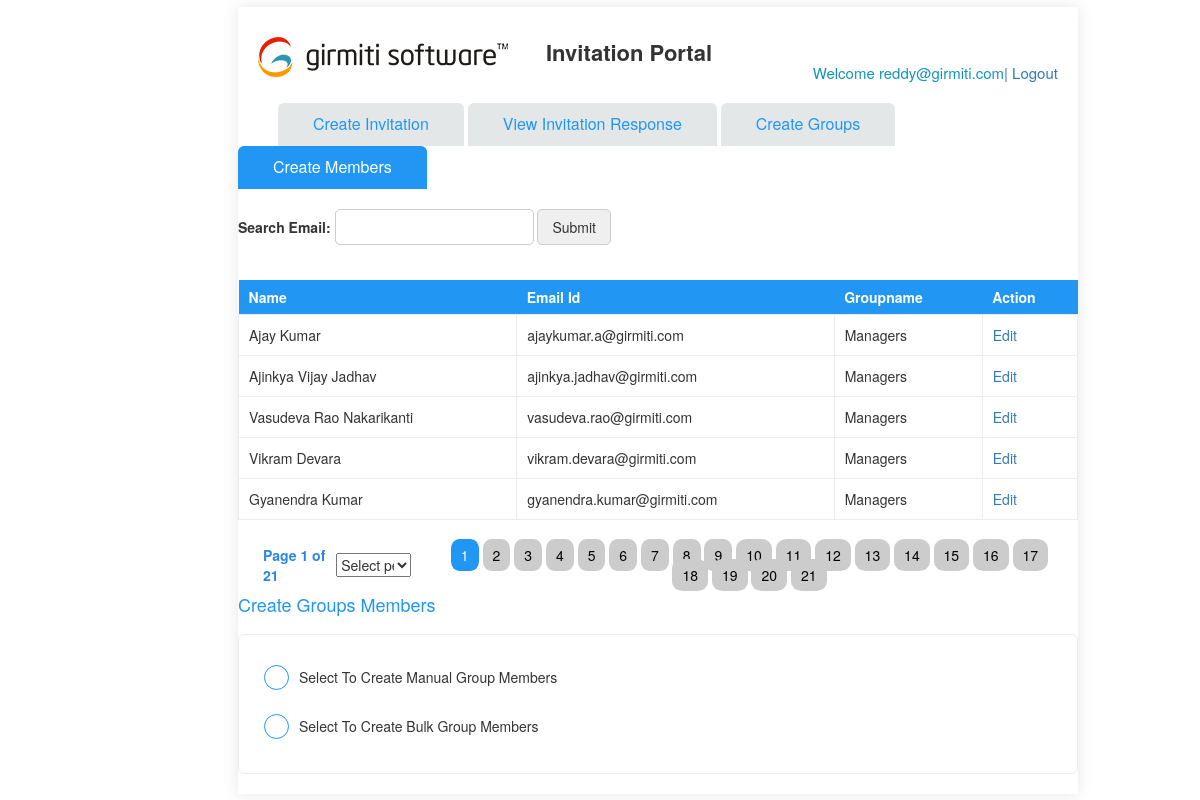
The app's page /dynamics_members.php (signed in) with its own data.
### tables this page shows
CREATE TABLE `members_table` (
  `Id` int(11) NOT NULL,
  `salutation` varchar(200) DEFAULT NULL,
  `name` varchar(200) DEFAULT NULL,
  `emailId` varchar(256) NOT NULL,
  `phone_num` varchar(25) DEFAULT 'NULL',
  `groupId` varchar(256) DEFAULT NULL,
  `father_name` varchar(100) DEFAULT NULL,
  `father_num` varchar(20) DEFAULT NULL,
  `alone` varchar(20) DEFAULT NULL,
  `spose` varchar(20) DEFAULT NULL,
  `Child` varchar(20) DEFAULT NULL,
  `others` varchar(20) DEFAULT NULL,
  `status` int(11) NOT NULL DEFAULT 0,
  `groupname` varchar(255) DEFAULT NULL
);

### dynamic_members2.php (called while the page is built, shortened)
<?php
$username1 = $_SESSION['user'];
?>

### dynamics_members.php (the view, shortened to what this page needs)
<?Php
include 'dynamic_members2.php';
include('Config.php');
if (! (isset($_GET['pageNumber']))) {
	$pageNumber = 1;
} else {
	$pageNumber = $_GET['pageNumber'];
}
$perPageCount = 5;
$sqlQuery_member = " SELECT * FROM members_table order by Id desc";
if ($result1= mysqli_query($db, $sqlQuery_member)) {
	$rowCount = mysqli_num_rows($result1);
}
$pagesCount = ceil($rowCount / $perPageCount);
$lowerLimit = ($pageNumber - 1) * $perPageCount;
$sqlQuery = " SELECT * FROM members_table ORDER BY id DESC limit " . ($lowerLimit) . " ,  " . ($perPageCount) . "   ";
$result_member = mysqli_query($db, $sqlQuery);
?>
<!DOCTYPE HTML>
<html>
<head>
    <link rel='stylesheet' href='https://maxcdn.bootstrapcdn.com/bootstrap/3.3.6/css/bootstrap.min.css' />
    <link rel='stylesheet'
        href='https://cdnjs.cloudflare.com/ajax/libs/bootstrap-datetimepicker/2.0.1/css/bootstrap-datetimepicker.min.css' />
    <link rel="stylesheet" href="css/jquery.tree-multiselect.min.css">
    <link rel='stylesheet' href='css/main.css'>
    <link rel='stylesheet' href='css/font-awesome.css'>
    <link href='css/glyphicons-regular.css' rel='stylesheet'>
    <link href='https://www.jqueryscript.net/css/jquerysctipttop.css' rel='stylesheet' type='text/css'>
</head>
<body>
	<article class='all-main-container'>
        <div class='col-xs-12 content-wrapper'>
			<div>
                <header class='col-sm-12 all-page-header'>
                    <div class='col-sm-7 ' align='right'>
                        <p><img src='images/logo.png' alt='Logo' align='left'></p>
                        <p class='invitation-title'><b>Invitation Portal</b></p>
                    </div>
                    <div class='col-sm-5'>
                        <div class='pull-right user-settings'>
                            <table>
                                <tbody>
                                    <tr>
                                        <td class='profile-text'>Welcome <?php echo "$username1"; ?><a
                                                href='logout.php'><span class='profile-text'></span>| Logout</a></td>
                                    </tr>
                                </tbody>
                            </table>
                        </div>
                    </div>
                </header>
                <a href='Invitaion_portal_admin.php'>
                    <div class='tab-header-container marginL40'>
                        Create Invitation
                    </div>
                </a>
                <a href='Invitation_list.php'>
                    <div class='tab-header-container'>
                        View Invitation Response
                    </div>
                </a>
                <a href='dynamics_group_members.php'>
                    <div class='tab-header-container'>
                        Create Groups
                    </div>
                </a>
                <a href='dynamics_members.php'>
                    <div class='tab-header-container active'>
                        Create Members
                    </div>
                </a>
                <div>
					<form action="" method="post">
                        <br />
                        <b>Search Email:</b> <input type="text" id="term" name="term" />
                        <input type="button" onclick="searchemail();" value="Submit" />
                    </form>
                    <div id="full">
                        <div class="row rowfluidalignment">
                            <div class="col-sm-12">
                                <?php
									echo "<table class=\"user_history_table\">
											<tr>
												<th>Name</th>
												<th>Email Id</th>
												<th>Groupname</th>
												<th>Action</th>
											</tr>";
									while($row = mysqli_fetch_array($result_member))
									{
												echo "<tr>";
												echo "<td>" . $row['name'] . "</td>";
												echo "<td>" . $row['emailId'] . "</td>";
												echo "<td>" . $row['groupname'] . "</td>";
												echo "<td> <a href=dynamics_edit_members.php?id=".$row['Id'].">Edit</td>";
												echo "</tr>";
									}
										echo "</table>";
									?>
                            </div>
                        </div>
						<div class='row rowfluidalignment'>
                            <div class='col-sm-12'>
                                <div class='col-sm-12 widgetDescriptionForm'>
                                    <table width="50%" align="center">
                                        <tr>
                                            <td align="right" valign="top" style="text-align: left;" class="page_num">
                                                Page <?php echo $pageNumber; ?> of <?php echo $pagesCount; ?>
											</td>
											<td>
                                                    <select id='perpage' style="width: 75%;"
                                                        onchange='showpagination(this.value)'>
                                                        <option value=''>Select per page</option>
                                                    </select>
                                                </td>
                                            <td valign="top" align="center" style="float: right;">
                                                <?php
												for ($i = 1; $i <= $pagesCount; $i++) {
													if ($i == $pageNumber) {
														?>
                                                <a href="javascript:void(0);" class="current"><?php echo $i ?></a>
                                                <?php
													} else {
														?>
                                                <a href="javascript:void(0);" class="pages"
                                                    onclick="showRecords('<?php echo $perPageCount;  ?>', '<?php echo $i; ?>');"><?php echo $i ?></a>
                                                <?php
													}
												}
												?>
                                            </td>
                                        </tr>
                                    </table>
                                </div>
                            </div>
                        </div>
                    </div>
                    <h4 class='header_title'>Create Groups Members</h4>
                    <div class='widgetDescriptionRow clearfix'>
                        <div class="clear_both check-box col-sm-6">
                            <fieldset class='col-sm-12 form-group padding0'>
                                <label class='container_check paddingL35'>Select To Create Manual Group Members
                                    <span class='checkmark dot_check'></span>
                                </label>
                            </fieldset>
                            <fieldset class='col-sm-12 form-group padding0'>
                                <label class='container_check paddingL35'>Select To Create Bulk Group Members
                                    <span class='checkmark dot_check'></span>
                                </label>
                            </fieldset>
                        </div>
                    </div>
                    <form method="post" enctype="multipart/form-data" id="frm" name="frm">
                    </form>
                </div>
            </div>
        </div>
    </article>
</body>
</html>

### css/main.css (style rules this page uses)
body { padding-bottom: 20px; }
.all-main-container { margin-left: 17em; padding-top: 0.5em; height: 99vh; width: 70%; height: 100%; }
.content-wrapper { display: block; padding: 0; margin: 0; box-shadow: 0 0px 15px rgba(0, 0, 0, 0.1); }
.padding0 { padding:0px !important; }
.all-page-header { background-color: #ffffff; padding: 20px 5px; }
.container_check { display: block; position: relative; padding-left: 25px; margin-bottom: 12px; cursor: pointer; font-size: 14px; -webkit-user-select: none; -moz-user-select: none; padding-top: 2px; }
.paddingL35 { padding-left:35px ; }
.checkmark { position: absolute; top: 0; left: 0; height: 20px; width: 20px; border: 1px solid #2196f3; background: #fff; border-radius: 5px; }
.dot_check { position: absolute; top: 0; left: 0; height: 25px; width: 25px; border: 1px solid #2196f3; background: #fff; border-radius: 50%; }
.checkmark:after { content: ''; position: absolute; display: none; }
.container_check .checkmark:after { left: 7px; top:3px; width: 5px; height: 10px; border: solid white; border-width: 0 3px 3px 0; -webkit-transform: rotate(45deg); -ms-transform: rotate(45deg); transform: rotate(45deg); }
.container_check .dot_check:after { top: 8px; left: 8px; width: 8px; height: 8px; border-radius: 50%; background: white; }
.clear_both { clear:both; }
.tab-header-container { background: rgba(0, 0, 0, 0) linear-gradient(0deg, #e3e7e7, #e3e7e7) repeat scroll 0 0 !important; display: inline-block; padding: 10px 35px; font-size: 16px; font-weight:500; border-top-left-radius: 6px; border-top-right-radius: 6px; }
.tab-header-container.active { background: #2196F3 !important; }
.tab-header-container.active { color: #fff ; }
.tab-header-container { color: #2196F3; text-decoration:none; }
.profile-text { font-size: 15px; color: #1395ba; float:right; margin-right: 0px; }
.invitation-title { font-size: 22px; font-weight: 700; }
.marginL40 { margin-left:40px; }
label { display: inline-block; max-width: 100%; margin-bottom: 5px; font-weight: normal; }
.widgetDescriptionRow { border:1px solid #ededed; padding:10px; margin-top: 20px; border-radius: 6px; }
.header_title { color: #2196F3; }
td.page_num { text-align: left; color: #2b85e5; font-weight: 700; padding: 0 0 0 10px; }
table { background-color: transparent; width: 100%; margin-top:25px; }
img { max-width: 100%; }
p { margin:0; }
input { border:solid 1px #ccc; border-radius: 5px; padding:7px 14px; margin-bottom:10px }
.user_history_table th { background:#2196f3; height:34px; color:white; padding:0 10px }
.user_history_table tr td { padding: 10px 10px; border: 1px solid #ededed; }
.padding0 { padding:0; }
.check-box { margin-top: 20px; }
.pages { padding: 6px 10px; color: #000000; background: #CCC; text-decoration: none; border-radius: 30%; margin: 0px 0px; }
.current { padding: 6px 10px; color: #ffffff; background: #2196F3; text-decoration: none; border-radius: 30%; margin: 0px 0px; }

### records on screen
members_table: name "Ajay Kumar", emailId "ajaykumar.a@girmiti.com", groupname "Managers"
members_table: name "Ajinkya Vijay Jadhav", emailId "ajinkya.jadhav@girmiti.com", groupname "Managers"
members_table: name "Vasudeva Rao Nakarikanti", emailId "vasudeva.rao@girmiti.com", groupname "Managers"
members_table: name "Vikram Devara", emailId "vikram.devara@girmiti.com", groupname "Managers"
members_table: name "Gyanendra Kumar", emailId "gyanendra.kumar@girmiti.com", groupname "Managers"

### other values on screen
$username1 "reddy@girmiti.com"
$pageNumber "1"
$pagesCount "21"
